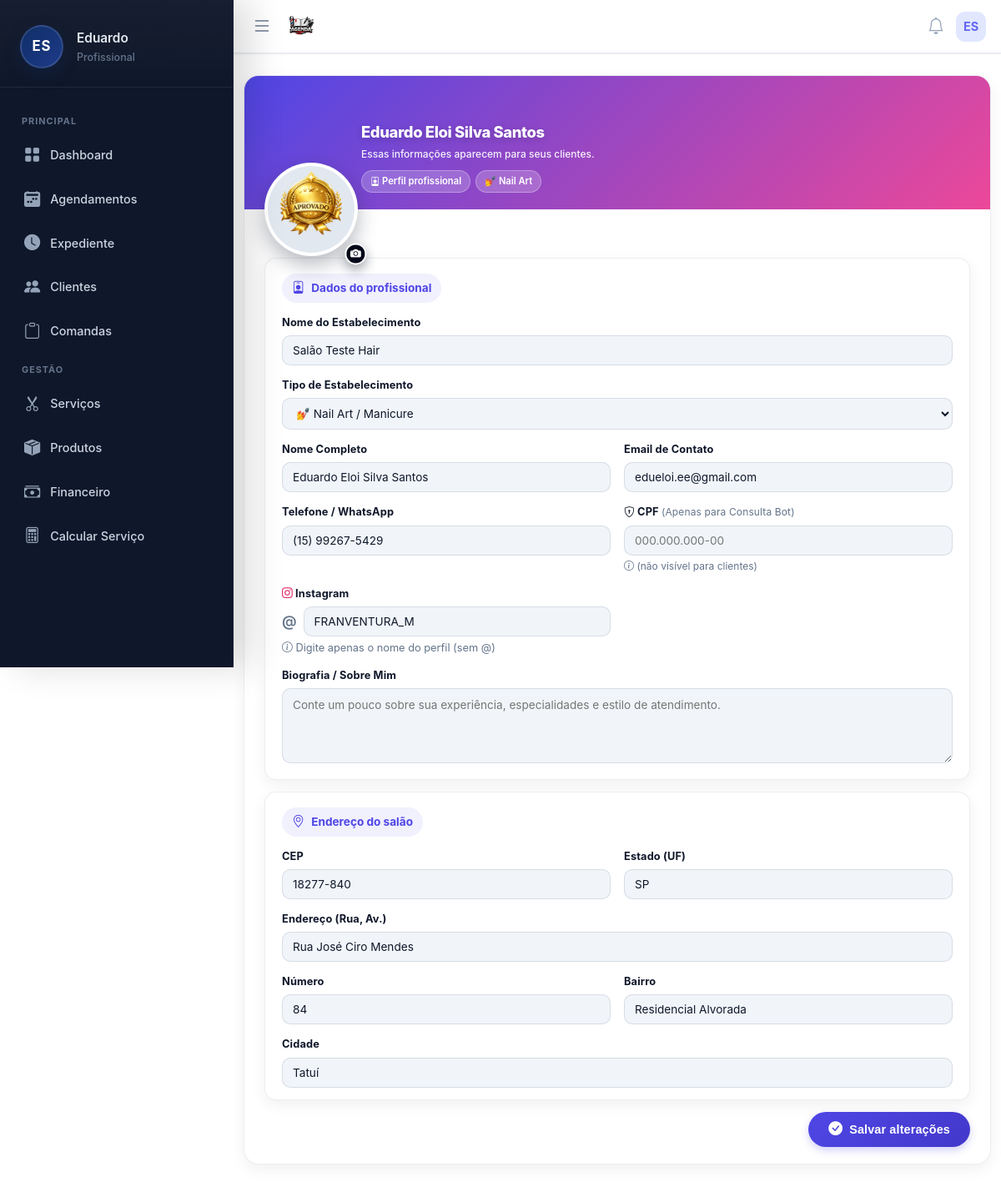
The app's page /pages/perfil/perfil.php (signed in) with its own data.
### tables this page shows
CREATE TABLE usuarios (
        id INTEGER PRIMARY KEY AUTOINCREMENT,
        nome TEXT, email TEXT, telefone TEXT, foto TEXT, biografia TEXT,
        cep TEXT, endereco TEXT, numero TEXT, bairro TEXT, cidade TEXT, estado TEXT,
        criado_em DATETIME DEFAULT CURRENT_TIMESTAMP
    , senha TEXT, estabelecimento TEXT, cor_tema TEXT DEFAULT '#4f46e5', ultimo_login DATETIME, ativo INTEGER DEFAULT 1, data_expiracao DATE, is_vitalicio INTEGER DEFAULT 0, quem_indicou TEXT, valor_mensalidade REAL DEFAULT 19.90, indicado_por TEXT, valor_mensal REAL DEFAULT 19.90, token_recuperacao TEXT, token_validade DATETIME, tipo_estabelecimento TEXT DEFAULT 'Salão de Beleza', instagram TEXT, cpf TEXT, lembrete_email_ativo INTEGER DEFAULT 0, lembrete_email_tempo INTEGER DEFAULT 4, lembrete_email_unidade TEXT DEFAULT 'horas', lembrete_email_cliente INTEGER DEFAULT 1, lembrete_email_confirmar INTEGER DEFAULT 0, lembrete_email_outro TEXT, lembrete_email_copia INTEGER DEFAULT 0, agendamento_min_antecedencia INTEGER DEFAULT 4, agendamento_min_unidade TEXT DEFAULT 'horas', receber_email_diario INTEGER DEFAULT 0, is_teste INTEGER DEFAULT 0, vendedor_id INTEGER);

### pages/perfil/perfil.php (the view, shortened to what the rows shown need)
<?php
include '../../includes/db.php';
$userId = $_SESSION['user_id'];
include '../../includes/header.php';
include '../../includes/menu.php';
$stmt = $pdo->prepare("SELECT * FROM usuarios WHERE id = ?");
$stmt->execute([$userId]);
$user = $stmt->fetch();
$fotoUrl = (!empty($user['foto']) && file_exists('../../' . $user['foto']))
    ? '../../' . $user['foto']
    : 'https://ui-avatars.com/api/?name=' . urlencode($user['nome'] ?? 'Profissional') . '&background=6366f1&color=fff';
?>
<main class="main-content">
    <form id="formPerfil" method="POST" enctype="multipart/form-data">
        <div class="profile-card">
            <div class="profile-header">
                <div class="avatar-wrapper">
                    <img src="<?php echo $fotoUrl; ?>" alt="Avatar" class="avatar-img" id="previewAvatar">
                    <label for="uploadFoto" class="btn-upload-foto" title="Alterar foto">
                        <i class="bi bi-camera-fill"></i>
                    </label>
                </div>
                <div class="profile-header-text">
                    <h1 class="profile-title"><?php echo htmlspecialchars($user['nome'] ?? 'Profissional'); ?></h1>
                    <div class="profile-subtitle">Essas informações aparecem para seus clientes.</div>
                    <div class="profile-meta-badges">
                        <span class="badge-soft"><i class="bi bi-person-badge"></i> Perfil profissional</span>
                        <?php
                        $tipoAtual = $user['tipo_estabelecimento'] ?? 'Salão de Beleza';
                        $iconesTipo = [
                            'Salão de Beleza' => '💇',
                            'Barbearia' => '💈',
                            'Nail Art' => '💅',
                            'Estética' => '✨',
                            'Spa' => '🧖',
                            'Studio' => '🎨'
                        ];
                        $icone = $iconesTipo[$tipoAtual] ?? '💇';
                        ?>
                        <span class="badge-soft"><?php echo $icone; ?> <?php echo htmlspecialchars($tipoAtual); ?></span>
                    </div>
                </div>
            </div>
            <div class="profile-body">
                <div class="form-section">
                    <div class="input-grid">
                        <div class="form-group full-width">
                            <label>Nome do Estabelecimento</label>
                            <input type="text" name="estabelecimento" class="form-control"
                                   value="<?php echo htmlspecialchars($user['estabelecimento'] ?? ''); ?>"
                                   placeholder="Ex: Salão Develoi Hair" required>
                        </div>
                        <div class="form-group full-width">
                            <label>Tipo de Estabelecimento</label>
                            <select name="tipo_estabelecimento" class="form-control" required>
                                <option value="Nail Art" <?php echo ($user['tipo_estabelecimento'] ?? '') === 'Nail Art' ? 'selected' : ''; ?>>💅 Nail Art / Manicure</option>
                            </select>
                        </div>
                        <div class="form-group">
                            <label>Nome Completo</label>
                            <input type="text" name="nome" class="form-control"
                                   value="<?php echo htmlspecialchars($user['nome'] ?? ''); ?>" required>
                        </div>
                        <div class="form-group">
                            <label>Email de Contato</label>
                            <input type="email" name="email" class="form-control"
                                   value="<?php echo htmlspecialchars($user['email'] ?? ''); ?>"
                                   placeholder="Seu melhor e-mail para contato">
                        </div>
                        <div class="form-group">
                            <label>Telefone / WhatsApp</label>
                            <input
                                type="text"
                                name="telefone"
                                id="inputTelefone"
                                class="form-control"
                                value="<?php echo htmlspecialchars($user['telefone'] ?? ''); ?>"
                                placeholder="(00) 00000-0000"
                                maxlength="15"
                                oninput="mascaraTelefone(this)"
                            >
                        </div>
                        <div class="form-group">
                            <label>
                                <i class="bi bi-shield-lock"></i> CPF
                                <small style="color:#64748b; font-size:0.75rem; font-weight:400;">(Apenas para Consulta Bot)</small>
                            </label>
                            <input
                                type="text"
                                name="cpf"
                                id="inputCpf"
                                class="form-control"
                                value="<?php echo htmlspecialchars($user['cpf'] ?? ''); ?>"
                                placeholder="000.000.000-00"
                                maxlength="14"
                                oninput="mascaraCpf(this)"
                            >
                            <small style="color:#64748b; font-size:0.75rem; display:block; margin-top:4px;">
                                <i class="bi bi-info-circle"></i> (não visível para clientes)
                            </small>
                        </div>
                        <div class="form-group">
                            <div style="display:flex; align-items:center; gap:8px;">
                                <span style="color:#64748b; font-weight:600; font-size:1.1rem;">@</span>
                                <input
                                    type="text"
                                    name="instagram"
                                    class="form-control"
                                    value="<?php echo htmlspecialchars(ltrim($user['instagram'] ?? '', '@')); ?>"
                                    placeholder="seuperfil"
                                    style="flex:1;"
                                    oninput="this.value = this.value.replace(/[^a-zA-Z0-9._]/g, '')"
                                >
                            </div>
                        </div>
                    </div>
                </div>
                <div class="form-section">
                    <div class="input-grid">
                        <div class="form-group">
                            <label>CEP</label>
                            <input type="text" name="cep" class="form-control"
                                   value="<?php echo htmlspecialchars($user['cep'] ?? ''); ?>"
                                   onblur="buscarCep(this.value)" placeholder="Somente números">
                        </div>
                        <div class="form-group">
                            <label>Estado (UF)</label>
                            <input type="text" name="estado" id="uf" class="form-control"
                                   value="<?php echo htmlspecialchars($user['estado'] ?? ''); ?>">
                        </div>
                        <div class="form-group full-width">
                            <label>Endereço (Rua, Av.)</label>
                            <input type="text" name="endereco" id="rua" class="form-control"
                                   value="<?php echo htmlspecialchars($user['endereco'] ?? ''); ?>">
                        </div>
                        <div class="form-group">
                            <label>Número</label>
                            <input type="text" name="numero" class="form-control"
                                   value="<?php echo htmlspecialchars($user['numero'] ?? ''); ?>">
                        </div>
                        <div class="form-group">
                            <label>Bairro</label>
                            <input type="text" name="bairro" id="bairro" class="form-control"
                                   value="<?php echo htmlspecialchars($user['bairro'] ?? ''); ?>">
                        </div>
                        <div class="form-group full-width">
                            <label>Cidade</label>
                            <input type="text" name="cidade" id="cidade" class="form-control"
                                   value="<?php echo htmlspecialchars($user['cidade'] ?? ''); ?>">
                        </div>
                    </div>
                </div>
            </div>
        </div>
    </form>
</main>
<?php
include '../../includes/footer.php';
?>

### includes/menu.php (shortened to what the rows shown need)
<?php
$userRole     = 'Profissional';
$iniciais     = 'V';
$firstName    = 'Visitante';
if (isset($pdo) && isset($_SESSION['user_id'])) {
    $stmtUser = $pdo->prepare("SELECT nome, email, estabelecimento FROM usuarios WHERE id = ? LIMIT 1");
    $stmtUser->execute([$_SESSION['user_id']]);
    $dadoUsuario = $stmtUser->fetch(PDO::FETCH_ASSOC);
    if ($dadoUsuario && !empty($dadoUsuario['nome'])) {
        $userName = $dadoUsuario['nome'];
        $partesNome = explode(' ', trim($userName));
        $firstName  = $partesNome[0];
        $primeiraLetra = mb_substr($partesNome[0], 0, 1);
        $ultimaLetra   = '';
        if (count($partesNome) > 1) {
            $ultimoNome  = end($partesNome);
            $ultimaLetra = mb_substr($ultimoNome, 0, 1);
        }
        $iniciais = strtoupper($primeiraLetra . $ultimaLetra);
    }
}
?>
<link rel="stylesheet" href="https://cdn.jsdelivr.net/npm/bootstrap-icons@1.11.3/font/bootstrap-icons.min.css">
<nav class="app-navbar">
    <div style="display:flex; align-items:center; gap:10px;">
        <div style="position:relative;">
            <div class="navbar-avatar" id="userAvatarBtn">
                <?php echo $iniciais; ?>
            </div>
        </div>
    </div>
</nav>
<aside class="app-sidebar" id="sidebar">
    <div class="sidebar-header">
        <div class="avatar-circle">
            <?php echo $iniciais; ?>
        </div>
        <div class="user-info">
            <h4><?php echo htmlspecialchars($firstName); ?></h4>
            <span><?php echo htmlspecialchars($userRole); ?></span>
        </div>
    </div>
</aside>

### records on screen
usuarios: nome "ES", nome "Eduardo", foto (picture), nome "Eduardo Eloi Silva Santos", tipo_estabelecimento "💅", tipo_estabelecimento "Nail Art", estabelecimento "Salão Teste Hair", tipo_estabelecimento "💅 Nail Art / Manicure", email "edueloi.ee@gmail.com", telefone "(15) 99267-5429", instagram "FRANVENTURA_M", cep "18277-840", estado "SP", endereco "Rua José Ciro Mendes", numero "84", bairro "Residencial Alvorada", cidade "Tatuí"

### other values on screen
$userRole "Profissional"
